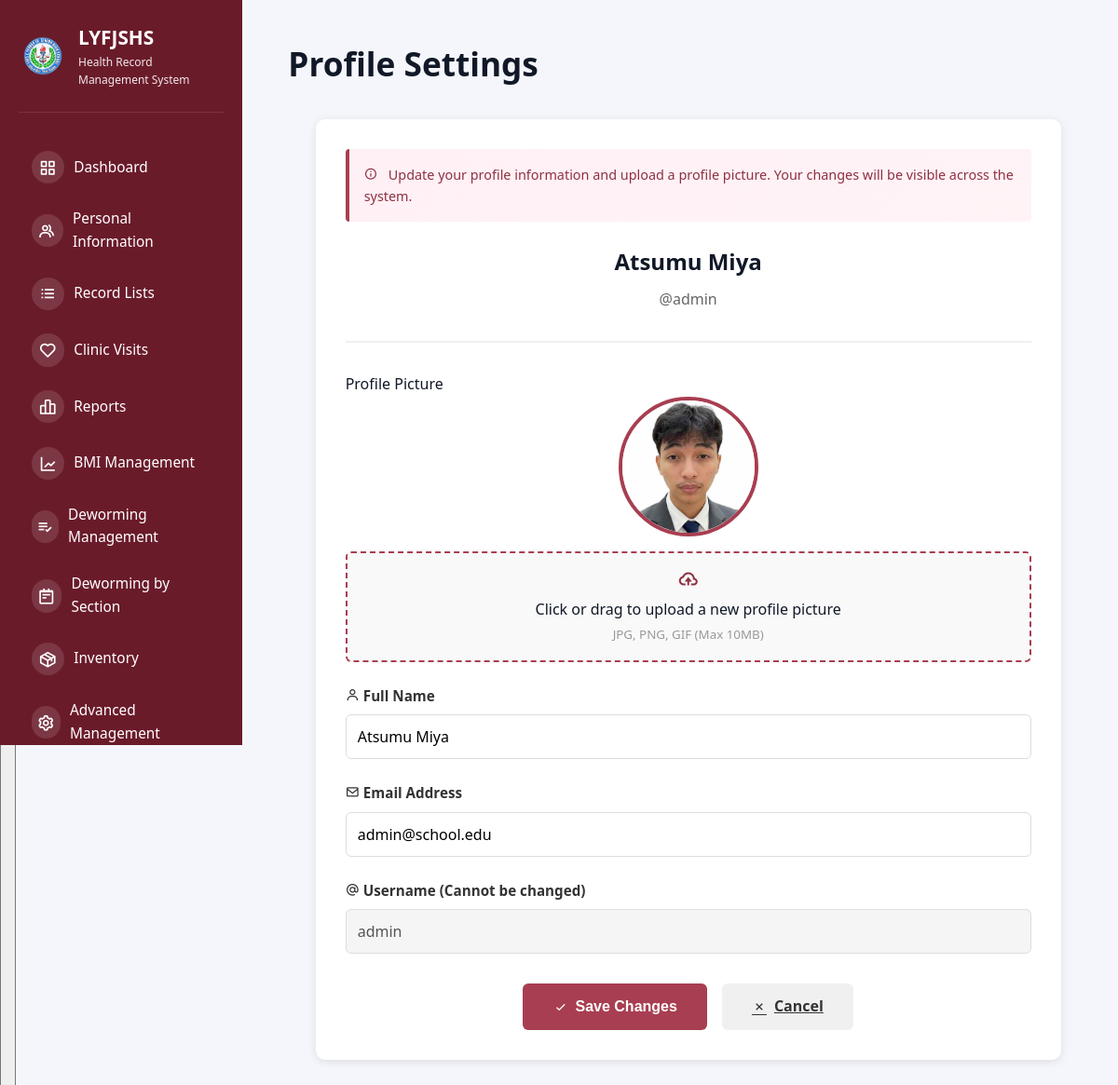
The page /profile-settings (signed in) on the database its author committed.
### tables this page shows
CREATE TABLE users (
                id INTEGER PRIMARY KEY AUTOINCREMENT,
                username TEXT UNIQUE NOT NULL,
                password TEXT NOT NULL,
                fullname TEXT NOT NULL,
                email TEXT NOT NULL,
                role TEXT DEFAULT 'health_officer',
                advisory_class TEXT,
                is_active INTEGER DEFAULT 1,
                created_at TIMESTAMP DEFAULT CURRENT_TIMESTAMP
            , profile_pic TEXT, updated_at TIMESTAMP);

### src/app.py (the view, shortened to what this page needs)
@app.route("/profile-settings", methods=["GET", "POST"])
def profile_settings():
    if not session.get("logged_in"):
        return redirect(url_for("login"))
    db = get_db_connection()
    if not db:
        flash("Database connection error.", "danger")
        return redirect(url_for("dashboard"))
    user_id = session.get("user_id")
    cursor = db.cursor()
    try:
        cursor.execute("SELECT id, username, fullname, email, profile_pic FROM users WHERE id = ?", (user_id,))
        user = cursor.fetchone()
        db.close()
        if not user:
            flash("User not found.", "danger")
            return redirect(url_for("dashboard"))
        user_data = dict(zip(['id', 'username', 'fullname', 'email', 'profile_pic'], user))
        return render_template("profile_settings.html", user=user_data)
    except sqlite3.Error as e:
        db.close()
        flash(f"Database error: {str(e)}", "danger")
        return redirect(url_for("dashboard"))

### src/app.py (called while the page is built)
@app.before_request
def check_user_status():
    if session.get("logged_in"):
        if request.endpoint in ['login', 'logout', 'register', 'pending_approval', 'static']:
            return
        if session.get("role") == "pending":
            return redirect(url_for("pending_approval"))
        db = get_db_connection()
        if db:
            try:
                cursor = db.cursor()
                cursor.execute("SELECT is_active FROM users WHERE id = ?", (session.get("user_id"),))
                user = cursor.fetchone()
                db.close()
                if not user or not safe_row_get(user, 'is_active', 1):
                    session.clear()
                    flash("Your account has been disabled. Please contact the administrator.", "danger")
                    return redirect(url_for("login"))
            except sqlite3.Error:
                db.close()

@app.context_processor
def inject_user():
    user = None
    if session.get("logged_in"):
        db = get_db_connection()
        if db:
            try:
                cursor = db.cursor()
                cursor.execute("SELECT * FROM users WHERE id = ?", (session.get("user_id"),))
                user = cursor.fetchone()
                db.close()
            except sqlite3.Error:
                pass
    return {'current_user': user, 'max': max, 'min': min, 'range': range}

def get_db_connection():
    try:
        conn = sqlite3.connect(DATABASE)
        conn.row_factory = sqlite3.Row  # This enables column access by name
        return conn
    except sqlite3.Error as e:
        print(f"Database connection error: {e}")
        return None

def safe_row_get(row, key, default=None):
    if row is None:
        return default
    try:
        return row[key]
    except (IndexError, KeyError):
        return default

### templates/profile_settings.html (shortened to what this page needs)
{% extends "shared/base.html" %} {% block extra_css %}
<link
  rel="stylesheet"
  href="{{ url_for('static', filename='css/dashboard.css') }}"
/>
{% endblock %} {% block content %}
<header class="header">
  <h1>Profile Settings</h1>
</header>
<main class="main-content">
  <div class="profile-container">
    <div class="info-box">
      <i class="bx bx-info-circle"></i>
      Update your profile information and upload a profile picture. Your changes
      will be visible across the system.
    </div>
    <form
      method="POST"
      enctype="multipart/form-data"
      id="profileForm"
      onsubmit="return validateProfileForm()"
    >
      <div class="profile-header">
        <h2>{{ user.fullname or user.username }}</h2>
        <p style="color: #666; margin: 0.5rem 0 0 0">@{{ user.username }}</p>
      </div>
      <div class="profile-pic-container">
        <label>Profile Picture</label>
        {% if user.profile_pic %}
        <img
          src="{{ url_for('static', filename='profile_pics/' + user.profile_pic) }}"
          alt="Profile"
          class="profile-pic"
        />
        {% else %}
        <div class="profile-pic-placeholder">
          <i class="bx bx-user"></i>
        </div>
        {% endif %}
        <div class="file-input-wrapper">
          <label for="profile-pic" class="file-input-label">
            <i class="bx bx-cloud-upload"></i>
            <div>Click or drag to upload a new profile picture</div>
            <small style="color: #999">JPG, PNG, GIF (Max 10MB)</small>
          </label>
        </div>
      </div>
      <div class="form-group">
        <label for="fullname"> <i class="bx bx-user"></i> Full Name </label>
        <input
          type="text"
          id="fullname"
          name="fullname"
          value="{{ user.fullname or '' }}"
          required
          minlength="3"
          maxlength="100"
          pattern="[a-zA-Z\s]+"
          title="Name should contain only letters and spaces"
        />
      </div>
      <div class="form-group">
        <label for="email">
          <i class="bx bx-envelope"></i> Email Address
        </label>
        <input
          type="email"
          id="email"
          name="email"
          value="{{ user.email or '' }}"
          required
          maxlength="120"
        />
      </div>
      <div class="form-group">
        <label for="username">
          <i class="bx bx-at"></i> Username (Cannot be changed)
        </label>
        <input
          type="text"
          id="username"
          name="username"
          value="{{ user.username }}"
          disabled
          style="background: #f5f5f5; cursor: not-allowed"
        />
      </div>
      <div class="button-group">
        <button type="submit" class="btn btn-primary">
          <i class="bx bx-check"></i> Save Changes
        </button>
        <a href="{{ url_for('dashboard') }}" class="btn btn-secondary">
          <i class="bx bx-x"></i> Cancel
        </a>
      </div>
    </form>
  </div>
</main>
{% endblock %}

### static/css/dashboard.css (style rules this page uses)
* { margin: 0; padding: 0; box-sizing: border-box; }
:root { --primary-color: #2bb0a1; --secondary-color: #8b2340; --danger-color: #dc2626; --success-color: #16a34a; --warning-color: #ea580c; --light-bg: #f8fafc; --white: #ffffff; --text-dark: #1f2937; --text-light: #6b7280; --border-color: #e5e7eb; --shadow: 0 1px 3px rgba(0, 0, 0, 0.1); --shadow-lg: 0 10px 15px -3px rgba(0, 0, 0, 0.1); }
body { font-family: -apple-system, BlinkMacSystemFont, "Segoe UI", Roboto, Oxygen, Ubuntu, Cantarell, sans-serif; background-color: var(--light-bg); color: var(--text-dark); line-height: 1.6; }
html, body { height: 100%; font-family: system-ui, -apple-system, BlinkMacSystemFont, "Segoe UI", Roboto, sans-serif; }
body { background: #f5f6fb; color: #111827; }
.main-content { margin-top: 0.75rem; }
.main-content h1 { font-size: 2.2rem; margin-bottom: 1.75rem; color: #111827; font-weight: 700; }

### templates/profile_settings.html (style rules this page uses)
.profile-container { max-width: 800px; margin: 2rem auto; background: white; border-radius: 10px; padding: 2rem; box-shadow: 0 2px 10px rgba(0, 0, 0, 0.1); }
.profile-header { text-align: center; margin-bottom: 2rem; padding-bottom: 2rem; border-bottom: 2px solid #f0f0f0; }
.profile-pic-container { margin-bottom: 1.5rem; }
.profile-pic { width: 150px; height: 150px; border-radius: 50%; object-fit: cover; border: 4px solid #a83e51; display: block; margin: 0 auto 1rem; background: #f5f5f5; }
.form-group { margin-bottom: 1.5rem; }
.form-group label { display: block; margin-bottom: 0.5rem; font-weight: 600; color: #333; font-size: 0.95rem; }
.form-group input, .form-group textarea { width: 100%; padding: 0.75rem; border: 1px solid #ddd; border-radius: 6px; font-size: 1rem; font-family: inherit; transition: border-color 0.3s ease; box-sizing: border-box; }
.file-input-wrapper { position: relative; display: inline-block; width: 100%; }
.file-input-label { display: block; padding: 1rem; border: 2px dashed #a83e51; border-radius: 6px; text-align: center; cursor: pointer; transition: all 0.3s ease; background: #f9f9f9; }
.file-input-label i { font-size: 1.5rem; color: #8f2f41; display: block; margin-bottom: 0.5rem; }
.button-group { display: flex; gap: 1rem; margin-top: 2rem; justify-content: center; }
.btn { padding: 0.75rem 2rem; border: none; border-radius: 6px; font-size: 1rem; font-weight: 600; cursor: pointer; transition: all 0.3s ease; display: inline-flex; align-items: center; gap: 0.5rem; }
.btn-primary { background: linear-gradient(135deg, #a83e51 0%, #a83e51 100%); color: white; }
.btn-secondary { background: #f0f0f0; color: #333; }
.info-box { background: linear-gradient(135deg, rgba(255, 107, 157, 0.1), rgba(255, 139, 171, 0.1)); border-left: 4px solid #a83e51; padding: 1rem; border-radius: 4px; margin-bottom: 1.5rem; font-size: 0.9rem; color: #8f2f41; }
.info-box i { margin-right: 0.5rem; }

### rows shown on the page
users: fullname "Atsumu Miya", username "admin", profile_pic (picture), email "admin@school.edu"
